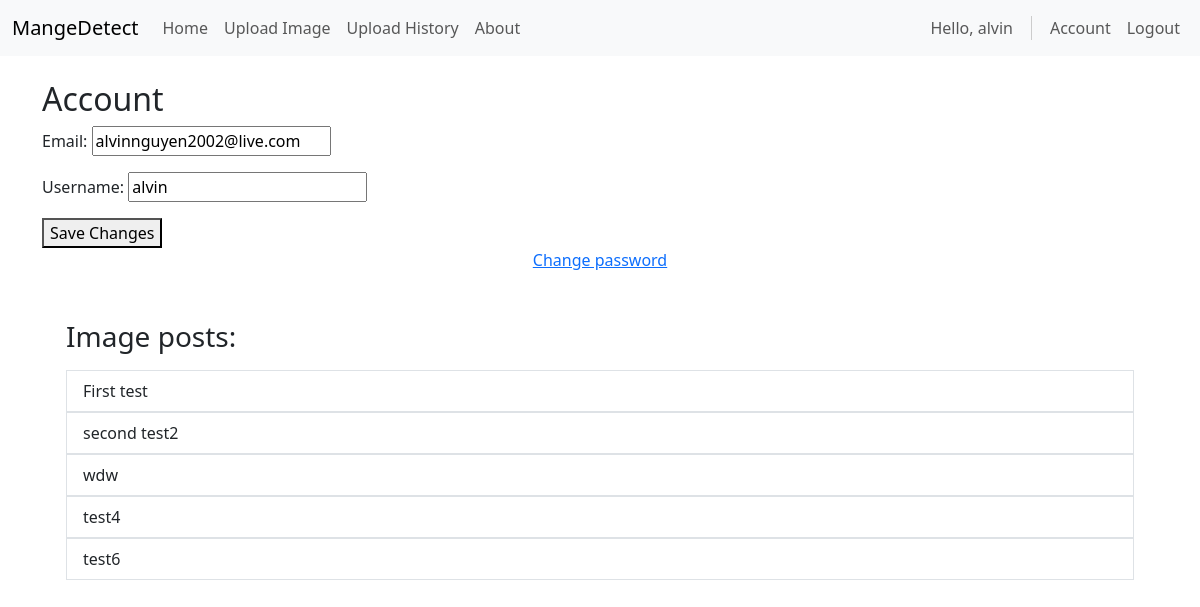
The app's page /account/ (signed in) with its own data.
### account/models.py (models this page shows, shortened)
class Account(AbstractBaseUser):
    email                       = models.EmailField(verbose_name="email", max_length=60, unique=True)
    username                    = models.CharField(max_length=30, unique=True)
    date_joined                 = models.DateTimeField(verbose_name='date joined', auto_now_add=True)
    last_login                  = models.DateTimeField(verbose_name='last login', auto_now=True)
    is_admin                    = models.BooleanField(default=False)
    is_active                   = models.BooleanField(default=True)
    is_staff                    = models.BooleanField(default=False)
    is_superuser                = models.BooleanField(default=False)
    USERNAME_FIELD = 'email'
    REQUIRED_FIELDS = ['username',]
    objects = MyAccountManager()

### image_recognition/models.py (models this page shows)
class UploadedImage(models.Model):
    title                           = models.CharField(max_length= 50, null=False, blank=False)
    image                           = models.ImageField(upload_to=upload_location)
    result                          = models.TextField(null=True, blank=True)
    date_uploaded                   = models.DateTimeField(auto_now_add=True, verbose_name="date uploaded")
    date_updated                    = models.DateTimeField(auto_now=True, verbose_name="date updated")
    author                          = models.ForeignKey(settings.AUTH_USER_MODEL, on_delete=models.CASCADE)
    slug                            = models.SlugField(blank=True, unique=True)
    def __str__(self):
        return self.title

### account/views.py (the view)
# urls.py: path('account/', account_view, name="account"),
def account_view(request):
    if not request.user.is_authenticated:
        return redirect("login")
    context = {}
    if request.POST:
        form = AccountUpdateForm(request.POST, instance=request.user)
        if form.is_valid():
            form.save()
    else:
        form = AccountUpdateForm(
            initial = {
                "email": request.user.email,
                "username": request.user.username,
            }
        )
    context['account_form'] = form
    uploaded_images = UploadedImage.objects.filter(author=request.user)
    context['uploaded_images'] = uploaded_images
    return render(request, 'account/account.html', context)

### account/forms.py (shortened to what this page needs)
class AccountUpdateForm(forms.ModelForm):
    class Meta:
        model = Account
        fields = ('email', 'username')

### account/templates/account/account.html (shortened to what this page needs)
{% extends 'base.html' %}
{% block content %}
<h2>Account</h2>
<form method="post">{% csrf_token %}
    {% for field in account_form %}
        <p>
            {{field.label_tag}}
            {{field}}
        </p>
    {% endfor %}
    <button type="submit">Save Changes</button>
</form>
<div class="d-flex flex-column">
    <a class="m-auto" href="{% url 'password_change' %}">Change password</a>
</div>
<div class="container mt-4 p-4">
    <div class="row">
      <div class="uploaded-images">
        <h3 class="mb-3 font-weight-normal">Image posts:</h3>
        {% if uploaded_images %}
          <ul class="list-group">
          {% for post in uploaded_images %}
            <a href="{% url 'image_recognition:detail' post.slug %}" style="text-decoration: none;">
              <li class="list-group-item">{{post}}</li>
            </a>
          {% endfor %}
          </ul>
        {% else %}
          <p>You have no images uploaded. Create a post <a href="{% url 'image_recognition:upload' %}">here</a>.</p>
        {% endif %}
      </div>
    </div>
  </div>
{% endblock content %}

### templates/base.html (shortened to what this page needs)
<!DOCTYPE html>
<html lang="en">
<head>
    <link rel="stylesheet" href="https://cdn.jsdelivr.net/npm/bootstrap@5.3.0-alpha1/dist/css/bootstrap.min.css">
</head>
<body>
    <nav class="navbar navbar-expand-lg navbar-light bg-light">
        <div class="container-fluid">
            <a class="navbar-brand" href="{% url 'home' %}">MangeDetect</a>
            <div class="collapse navbar-collapse">
                <ul class="navbar-nav me-auto mb-2 mb-lg-0">
                    <li class="nav-item">
                        <a class="nav-link" href="{% url 'home' %}">Home</a>
                    </li>
                    <li class="nav-item">
                        <a class="nav-link" href="{% url 'image_recognition:upload' %}">Upload Image</a>
                    </li>
                    <li class="nav-item">
                        <a class="nav-link" href="{% url 'image_recognition:upload_history' %}">Upload History</a>
                    </li>
                    <li class="nav-item">
                        <a class="nav-link" href="{% url 'about' %}">About</a>
                    </li>
                </ul>
                <ul class="navbar-nav ms-auto mb-2 mb-lg-0">
                    <li class="nav-item">
                        <a class="nav-link">Hello, {{request.user.username}}</a>
                    </li>
                    <li class="nav-item d-flex align-items-center">
                    </li>
                    {% if request.user.is_authenticated %}
                        <li class="nav-item">
                            <a class="nav-link" href="{% url 'account' %}">Account</a>
                        </li>
                        <li class="nav-item">
                            <a class="nav-link" href="{% url 'logout' %}">Logout</a>
                        </li>
                    {% endif %}
                </ul>
            </div>
        </div>
    </nav>
    <div class="container mt-4">
        {% block content %}
        {% endblock %}
    </div>
</body>
</html>

### records on screen
Account: user.username "alvin", account_form "alvinnguyen2002@live.com" "alvin"
UploadedImage: title "First test"
UploadedImage: title "second test2"
UploadedImage: title "wdw"
UploadedImage: title "test4"
UploadedImage: title "test6"

### other values on screen
{{ field.label_tag }} "Email:" "Username:"
